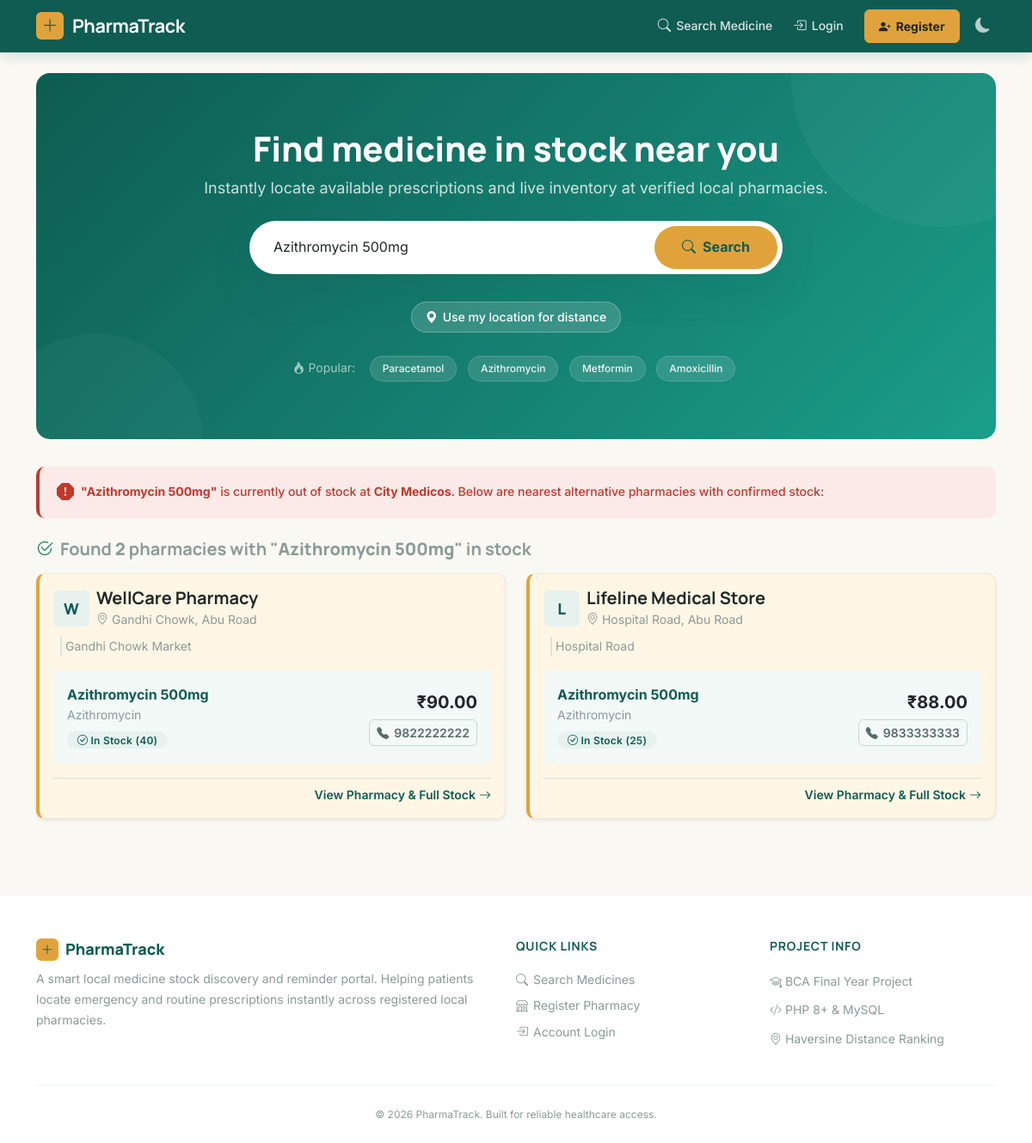
The page /index.php?q=Azithromycin+500mg&from_pharmacy=1 on the database its author committed.
### tables this page shows
CREATE TABLE pharmacies (
    pharmacy_id INT AUTO_INCREMENT PRIMARY KEY,
    owner_user_id INT NOT NULL,
    pharmacy_name VARCHAR(150) NOT NULL,
    address VARCHAR(255) NOT NULL,
    locality VARCHAR(100) NOT NULL,
    city VARCHAR(100) NOT NULL DEFAULT 'Abu Road',
    phone VARCHAR(15) NOT NULL,
    latitude DECIMAL(10,7) NULL,
    longitude DECIMAL(10,7) NULL,
    status ENUM('pending', 'approved', 'rejected', 'deactivated') NOT NULL DEFAULT 'pending',
    created_at TIMESTAMP DEFAULT CURRENT_TIMESTAMP,
    FOREIGN KEY (owner_user_id) REFERENCES users(user_id) ON DELETE CASCADE
);

CREATE TABLE stock_entries (
    stock_id INT AUTO_INCREMENT PRIMARY KEY,
    pharmacy_id INT NOT NULL,
    medicine_name VARCHAR(150) NOT NULL,
    generic_name VARCHAR(150) NULL,
    category VARCHAR(80) NULL,
    price DECIMAL(8,2) NOT NULL,
    quantity INT NOT NULL DEFAULT 0,
    expiry_date DATE NULL,
    updated_at TIMESTAMP DEFAULT CURRENT_TIMESTAMP ON UPDATE CURRENT_TIMESTAMP,
    FOREIGN KEY (pharmacy_id) REFERENCES pharmacies(pharmacy_id) ON DELETE CASCADE,
    INDEX idx_medicine_name (medicine_name)
);

### includes/auth.php (called while the page is built, shortened)
<?php
function current_user(): ?array {
    return $_SESSION['user'] ?? null;
}
function base_url(string $path = ''): string {
    return rtrim(BASE_PATH, '/') . '/' . ltrim($path, '/');
}
function h(string $str): string {
    return htmlspecialchars($str, ENT_QUOTES, 'UTF-8');
}

### includes/search_helpers.php (called while the page is built, shortened)
<?php
function search_medicine(PDO $pdo, string $query, ?float $lat = null, ?float $lng = null, int $limit = 50): array {
    $query = trim($query);
    $distanceSelect = '';
    $orderBy = 'ORDER BY se.quantity DESC, se.price ASC';
    $params = [':q' => '%' . $query . '%'];
    $sql = "SELECT
                p.pharmacy_id, p.pharmacy_name, p.address, p.locality, p.city, p.phone,
                p.latitude, p.longitude,
                se.stock_id, se.medicine_name, se.generic_name, se.price, se.quantity, se.expiry_date
                $distanceSelect
            FROM stock_entries se
            JOIN pharmacies p ON p.pharmacy_id = se.pharmacy_id
            WHERE p.status = 'approved'
              AND se.quantity > 0
              AND se.medicine_name LIKE :q
            $orderBy
            LIMIT $limit";
    $stmt = $pdo->prepare($sql);
    $stmt->execute($params);
    return $stmt->fetchAll();
}

### index.php (the view, shortened to what this page needs)
<?php
require_once __DIR__ . '/includes/auth.php';
require_once __DIR__ . '/includes/search_helpers.php';
$pdo = get_db();
$query = trim($_GET['q'] ?? '');
$results = [];
$searched = false;
$fromPharmacyId = isset($_GET['from_pharmacy']) ? (int)$_GET['from_pharmacy'] : null;
$fromPharmacy = null;
$userLat = isset($_GET['user_lat']) && is_numeric($_GET['user_lat']) ? (float)$_GET['user_lat'] : null;
$userLng = isset($_GET['user_lng']) && is_numeric($_GET['user_lng']) ? (float)$_GET['user_lng'] : null;
if ($query !== '') {
    $searched = true;
    $results = search_medicine($pdo, $query, $userLat, $userLng);
    if ($fromPharmacyId) {
        $stmt = $pdo->prepare('SELECT * FROM pharmacies WHERE pharmacy_id = ?');
        $stmt->execute([$fromPharmacyId]);
        $fromPharmacy = $stmt->fetch();
        $results = array_values(array_filter($results, fn($r) => (int)$r['pharmacy_id'] !== $fromPharmacyId));
    }
}
$popularSearches = [];
try {
    $stmt = $pdo->query("SELECT medicine_name, COUNT(*) as cnt FROM search_logs GROUP BY medicine_name ORDER BY cnt DESC LIMIT 5");
    $popularSearches = $stmt->fetchAll(PDO::FETCH_COLUMN) ?: [];
} catch (Exception $e) {
    $popularSearches = ['Paracetamol', 'Azithromycin', 'Metformin', 'Amoxicillin'];
}
if (empty($popularSearches)) {
    $popularSearches = ['Paracetamol', 'Azithromycin', 'Metformin', 'Amoxicillin'];
}
require_once __DIR__ . '/includes/header.php';
?>
<div class="hero-search">
  <div class="row align-items-center">
    <div class="col-lg-10 mx-auto text-center">
      <h1>Find medicine in stock near you</h1>
      <p class="mb-4">Instantly locate available prescriptions and live inventory at verified local pharmacies.</p>
      <form method="GET" class="search-box mx-auto">
        <input type="text" name="q" placeholder="e.g. Azithromycin, Paracetamol, Cetirizine..." value="<?= h($query) ?>" autofocus autocomplete="off">
        <button type="submit">
          <i class="bi bi-search"></i> Search
        </button>
      </form>
      <div class="d-flex flex-wrap justify-content-center align-items-center gap-2 mt-3">
        <button type="button" class="location-chip <?= ($userLat !== null) ? 'active' : '' ?>">
          <i class="bi bi-geo-alt-fill"></i> <?= ($userLat !== null) ? 'Location Enabled' : 'Use my location for distance' ?>
        </button>
      </div>
      <div class="popular-searches">
        <span class="label"><i class="bi bi-fire"></i> Popular:</span>
        <?php foreach ($popularSearches as $pop): ?>
          <a href="<?= base_url('index.php') ?>?q=<?= urlencode($pop) ?>" class="popular-tag">
            <?= h($pop) ?>
          </a>
        <?php endforeach; ?>
      </div>
    </div>
  </div>
</div>
<?php if ($fromPharmacy): ?>
  <div class="alert alert-danger d-flex align-items-center gap-2 mb-4" role="alert">
    <i class="bi bi-exclamation-octagon-fill fs-5"></i>
    <div>
      <strong>"<?= h($query) ?>"</strong> is currently out of stock at <strong><?= h($fromPharmacy['pharmacy_name']) ?></strong>.
      Below are nearest alternative pharmacies with confirmed stock:
    </div>
  </div>
<?php endif; ?>
<?php if ($searched): ?>
  <?php if (empty($results)): ?>
    <div class="empty-state card py-5">
      <div class="empty-icon"><i class="bi bi-search text-muted"></i></div>
      <h4 class="fw-bold">No pharmacies found with "<?= h($query) ?>" in stock</h4>
      <p class="text-muted mb-4">Try checking spelling, searching by generic drug name, or check again later as inventories update.</p>
      <div class="d-flex justify-content-center gap-2">
        <a href="<?= base_url('index.php') ?>" class="btn btn-outline-secondary">Clear Search</a>
        <?php if (is_logged_in() && current_user()['role'] === 'user'): ?>
          <a href="<?= base_url('reminders/add.php') ?>?medicine=<?= urlencode($query) ?>" class="btn btn-amber">
            <i class="bi bi-bell-fill"></i> Add to My Reminders
          </a>
        <?php endif; ?>
      </div>
    </div>
  <?php else: ?>
    <div class="d-flex justify-content-between align-items-center mb-3">
      <h5 class="mb-0 text-muted">
        <i class="bi bi-check2-circle text-success me-1"></i>
        Found <strong><?= count($results) ?></strong> <?= count($results) === 1 ? 'pharmacy' : 'pharmacies' ?> with "<strong><?= h($query) ?></strong>" in stock
      </h5>
    </div>
    <div class="row g-4 anim-stagger">
      <?php foreach ($results as $r): ?>
        <div class="col-md-6">
          <div class="card pharmacy-card <?= $fromPharmacy ? 'alt-card' : '' ?> h-100 shadow-sm">
            <div class="card-body d-flex flex-column">
              <div class="d-flex justify-content-between align-items-start mb-2">
                <div class="d-flex align-items-center gap-2">
                  <div class="pharmacy-avatar">
                    <?= strtoupper(substr($r['pharmacy_name'], 0, 1)) ?>
                  </div>
                  <div>
                    <h5 class="card-title mb-0">
                      <a href="<?= base_url('store.php') ?>?id=<?= $r['pharmacy_id'] ?>"><?= h($r['pharmacy_name']) ?></a>
                    </h5>
                    <small class="text-muted"><i class="bi bi-geo-alt"></i> <?= h($r['locality']) ?>, <?= h($r['city']) ?></small>
                  </div>
                </div>
              </div>
              <p class="text-muted small mb-3 ps-1 border-start border-2 ms-2">
                <?= h($r['address']) ?>
              </p>
              <div class="bg-teal-ghost p-3 rounded-3 mt-auto">
                <div class="d-flex justify-content-between align-items-center">
                  <div>
                    <div class="fw-bold text-teal fs-6">
                      <?= h($r['medicine_name']) ?>
                    </div>
                    <?php if (!empty($r['generic_name'])): ?>
                      <div class="small text-muted mb-1"><?= h($r['generic_name']) ?></div>
                    <?php endif; ?>
                    <span class="badge <?= $r['quantity'] > 10 ? 'badge-instock' : 'badge-low' ?>">
                      <i class="bi <?= $r['quantity'] > 10 ? 'bi-check-circle' : 'bi-exclamation-circle' ?>"></i>
                      <?= $r['quantity'] > 10 ? 'In Stock (' . (int)$r['quantity'] . ')' : 'Low Stock: ' . (int)$r['quantity'] . ' left' ?>
                    </span>
                  </div>
                  <div class="text-end">
                    <div class="fs-5 fw-bold text-dark mb-1">₹<?= number_format((float)$r['price'], 2) ?></div>
                    <a href="tel:<?= h($r['phone']) ?>" class="btn btn-sm btn-outline-secondary py-1 px-2">
                      <i class="bi bi-telephone-fill"></i> <?= h($r['phone']) ?>
                    </a>
                  </div>
                </div>
              </div>
              <div class="d-flex justify-content-end mt-3 pt-2 border-top">
                <a href="<?= base_url('store.php') ?>?id=<?= $r['pharmacy_id'] ?>" class="card-cta">
                  View Pharmacy &amp; Full Stock <i class="bi bi-arrow-right"></i>
                </a>
              </div>
            </div>
          </div>
        </div>
      <?php endforeach; ?>
    </div>
  <?php endif; ?>
<?php endif; ?>
<?php require_once __DIR__ . '/includes/footer.php'; ?>

### includes/header.php (shortened to what this page needs)
<?php
require_once __DIR__ . '/auth.php';
$user = current_user();
?>
<!DOCTYPE html>
<html lang="en">
<head>
<link href="https://cdn.jsdelivr.net/npm/bootstrap@5.3.3/dist/css/bootstrap.min.css" rel="stylesheet">
<link rel="stylesheet" href="https://cdn.jsdelivr.net/npm/bootstrap-icons@1.11.3/font/bootstrap-icons.min.css">
<link rel="stylesheet" href="<?= base_url('assets/css/style.css') ?>">
<link rel="stylesheet" href="<?= base_url('assets/css/animations.css') ?>">
</head>
<body>
<nav class="navbar navbar-expand-lg navbar-dark app-navbar">
  <div class="container">
    <a class="navbar-brand fw-bold" href="<?= base_url('index.php') ?>">
      <span class="brand-icon"><i class="bi bi-plus-lg"></i></span> PharmaTrack
    </a>
    <div class="collapse navbar-collapse" id="navMain">
      <ul class="navbar-nav ms-auto align-items-lg-center gap-lg-2 my-2 my-lg-0">
        <li class="nav-item">
          <a class="nav-link" href="<?= base_url('index.php') ?>">
            <i class="bi bi-search"></i> Search Medicine
          </a>
        </li>
        <?php if (!$user): ?>
          <li class="nav-item">
            <a class="nav-link" href="<?= base_url('login.php') ?>">
              <i class="bi bi-box-arrow-in-right"></i> Login
            </a>
          </li>
          <li class="nav-item">
            <a class="btn btn-amber btn-sm ms-lg-2 px-3 text-dark fw-bold" href="<?= base_url('register.php') ?>">
              <i class="bi bi-person-plus-fill"></i> Register
            </a>
          </li>
        <?php endif; ?>
        <li class="nav-item d-none d-lg-block ms-lg-1">
          <button class="theme-toggle" title="Toggle light/dark mode" aria-label="Toggle theme">
            <i class="bi bi-moon-fill"></i>
          </button>
        </li>
      </ul>
    </div>
  </div>
</nav>
<main class="container py-4">

### includes/footer.php (shortened to what this page needs)
</main>
<footer class="app-footer">
  <div class="container">
    <div class="footer-grid">
      <div>
        <div class="footer-brand">
          <span class="brand-icon" style="width:26px;height:26px;font-size:0.9rem;"><i class="bi bi-plus-lg"></i></span> PharmaTrack
        </div>
        <p class="footer-desc">
          A smart local medicine stock discovery and reminder portal. Helping patients locate emergency and routine prescriptions instantly across registered local pharmacies.
        </p>
      </div>
      <div>
        <div class="footer-heading">Quick Links</div>
        <ul class="footer-links">
          <li><a href="<?= base_url('index.php') ?>"><i class="bi bi-search"></i> Search Medicines</a></li>
          <li><a href="<?= base_url('register.php') ?>"><i class="bi bi-shop"></i> Register Pharmacy</a></li>
          <li><a href="<?= base_url('login.php') ?>"><i class="bi bi-box-arrow-in-right"></i> Account Login</a></li>
        </ul>
      </div>
      <div>
        <div class="footer-heading">Project Info</div>
        <ul class="footer-links">
          <li><span class="text-muted small"><i class="bi bi-mortarboard"></i> BCA Final Year Project</span></li>
          <li><span class="text-muted small"><i class="bi bi-code-slash"></i> PHP 8+ &amp; MySQL</span></li>
          <li><span class="text-muted small"><i class="bi bi-geo-alt"></i> Haversine Distance Ranking</span></li>
        </ul>
      </div>
    </div>
    <div class="footer-bottom">
      &copy; <?= date('Y') ?> PharmaTrack. Built for reliable healthcare access.
    </div>
  </div>
</footer>
</body>
</html>

### assets/css/animations.css (style rules this page uses)
.anim-stagger > * { animation: fadeInUp 0.45s var(--ease-out) both; }
.anim-stagger > *:nth-child(1) { animation-delay: 0.00s; }
.anim-stagger > *:nth-child(2) { animation-delay: 0.05s; }

### rows shown on the page
pharmacies: pharmacy_name "City Medicos"
pharmacies: pharmacy_id "2"
stock_entries: pharmacy.pharmacy_name "W", pharmacy.pharmacy_name "WellCare Pharmacy", pharmacy.locality "Gandhi Chowk", pharmacy.city "Abu Road", pharmacy.address "Gandhi Chowk Market", medicine_name "Azithromycin 500mg", generic_name "Azithromycin", quantity "40", price "90.00", pharmacy.phone "9822222222"
stock_entries: pharmacy.pharmacy_name "L", pharmacy.pharmacy_name "Lifeline Medical Store", pharmacy.locality "Hospital Road", pharmacy.city "Abu Road", pharmacy.address "Hospital Road", medicine_name "Azithromycin 500mg", generic_name "Azithromycin", quantity "25", price "88.00", pharmacy.phone "9833333333"

### other values the page prints
$pop "Paracetamol"
$pop "Azithromycin"
$pop "Metformin"
$pop "Amoxicillin"
$query "Azithromycin 500mg"
